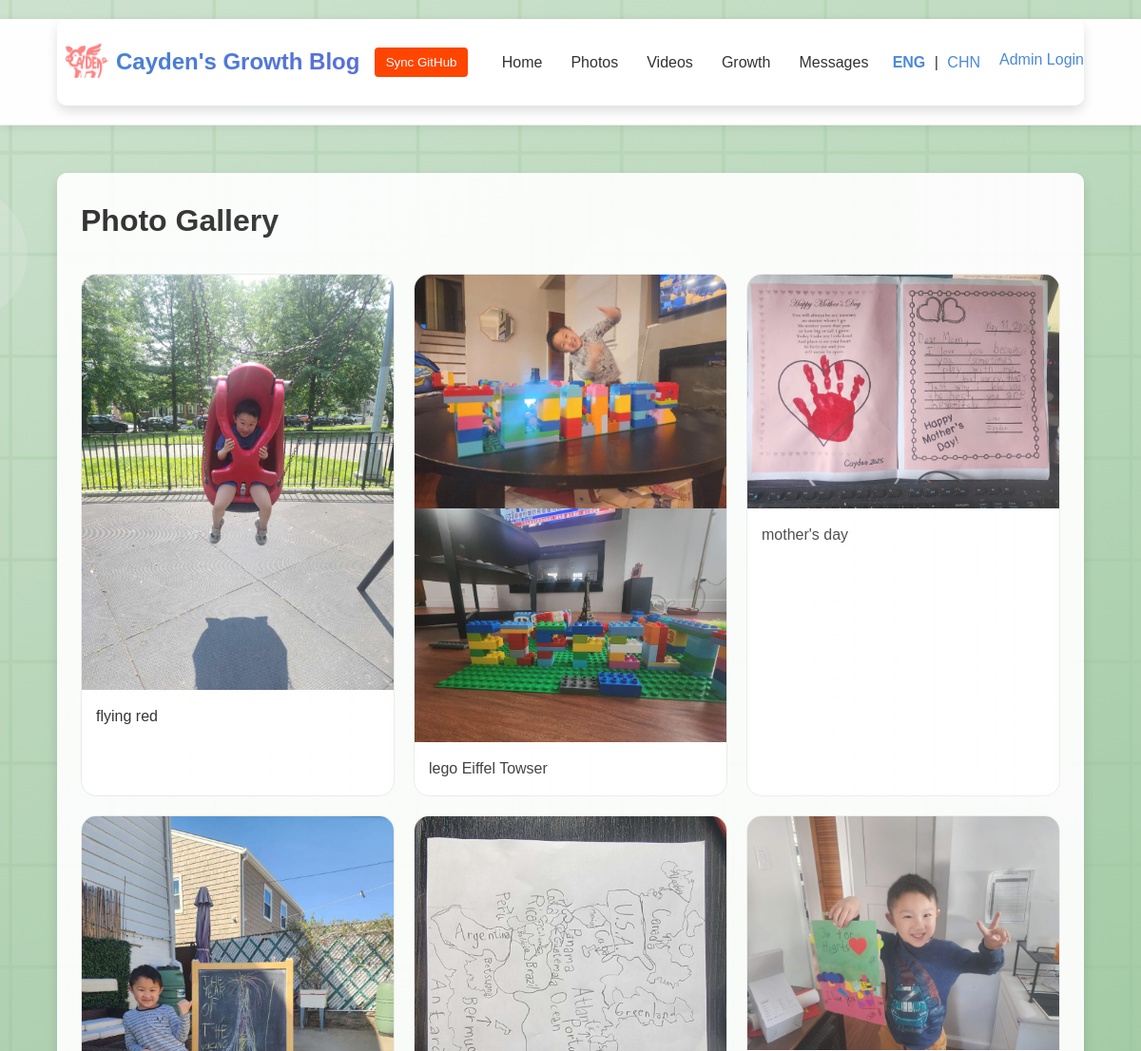
The app's page /photos (upper part), older data.
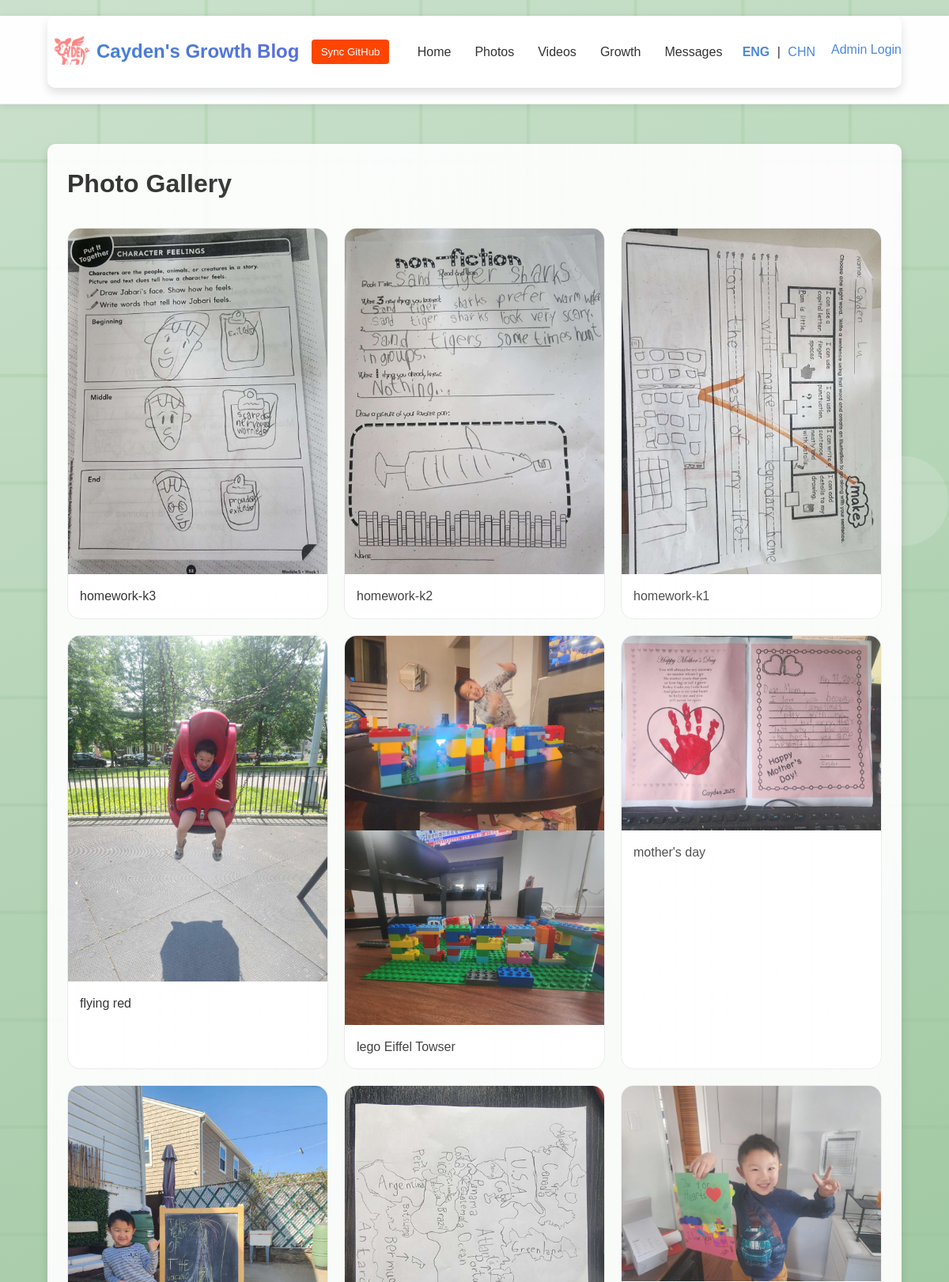
The same page, newer data.
### tables this page shows
CREATE TABLE photo (
    id INTEGER PRIMARY KEY AUTOINCREMENT,
    filename TEXT,
    description TEXT,
    uploaded_at DATETIME DEFAULT CURRENT_TIMESTAMP
);

### app.py (the view)
@app.route('/photos')
def photos():
    db = get_db()
    photos = db.execute('SELECT *, datetime(uploaded_at) as uploaded_at FROM photo ORDER BY uploaded_at DESC').fetchall()
    response = make_response(render_template('photos.html', photos=photos))
    response.headers['Cache-Control'] = 'no-store, no-cache, must-revalidate, max-age=0'
    response.headers['Pragma'] = 'no-cache'
    response.headers['Expires'] = '0'
    return response

### app.py (called while the page is built)
@app.template_filter('datetimeformat')
def datetimeformat(value, format='%Y-%m-%d'):
    if isinstance(value, str):
        try:
            dt = datetime.datetime.strptime(value, '%Y-%m-%d %H:%M:%S')
            return dt.strftime(format)
        except ValueError:
            return value
    return value

def get_db():
    if 'db' not in g:
        g.db = sqlite3.connect(app.config['DATABASE'])
        g.db.row_factory = sqlite3.Row
    return g.db

### templates/photos.html (shortened to what this page needs)
{% extends "base.html" %}
{% block body_class %}photos-page{% endblock %}
{% block extra_css %}
<link rel="stylesheet" href="{{ url_for('static', filename='css/lightbox.css') }}">
{% endblock %}
{% block content %}
<div class="photos-container">
    <h1>{{ _('Photo Gallery') }}</h1>
    <div class="photo-grid">
        {% if photos %}
            {% for photo in photos %}
            <div class="photo-card">
                <div class="photo-image" data-photo-id="{{ photo.id }}">
                    <img src="{{ url_for('uploaded_file', filename=photo.filename) }}?v={{ photo.uploaded_at|datetimeformat('%Y%m%d%H%M%S') }}" data-full-img="{{ url_for('uploaded_file', filename=photo.filename) }}?v={{ photo.uploaded_at|datetimeformat('%Y%m%d%H%M%S') }}">
                </div>
                <div class="photo-description" {% if session.get('admin_logged_in') %}contenteditable="true" data-photo-id="{{ photo.id }}"{% endif %}>
                    {{ photo.description }}
                </div>
            </div>
            {% endfor %}
        {% else %}
            <p class="no-content">{{ _('No photos uploaded yet.') }}</p>
        {% endif %}
    </div>
</div>
{% endblock %}

### templates/base.html (shortened to what this page needs)
<!DOCTYPE html>
<html lang="{{ session.get('locale', 'en') }}">
<head>
    <link rel="stylesheet" href="{{ url_for('static', filename='css/style.css') }}">
    <link rel="stylesheet" href="{{ url_for('static', filename='css/backgrounds.css') }}">
    <link rel="stylesheet" href="{{ url_for('static', filename='css/animations.css') }}">
    {% block extra_css %}{% endblock %}
</head>
<body class="{% block body_class %}{% endblock %} fade-in">
    <header>
        <div class="container">
            <div class="logo">
                <img src="{{ url_for('static', filename='images/backgrounds/logo.png') }}" alt="Logo" class="site-logo float-animation">
                <a href="{{ url_for('index') }}" class="gradient-text">{{ _('Cayden\'s Growth Blog') }}</a>
            </div>
            <button id="sync-github-btn" style="display: inline-block !important; background-color: #ff4500; color: white; padding: 8px 12px; border: none; border-radius: 4px; margin: 0 5px; cursor: pointer;">{{ _('Sync GitHub') }}</button>
            <nav>
                <ul>
                    <li><a href="{{ url_for('index') }}">{{ _('Home') }}</a></li>
                    <li><a href="{{ url_for('photos') }}">{{ _('Photos') }}</a></li>
                    <li><a href="{{ url_for('videos') }}">{{ _('Videos') }}</a></li>
                    <li><a href="{{ url_for('growth') }}">{{ _('Growth') }}</a></li>
                    <li><a href="{{ url_for('messages') }}">{{ _('Messages') }}</a></li>
                </ul>
            </nav>
            <div class="user-controls">
                <div class="language-toggle">
                    <a href="{{ url_for('set_language', language='en') }}" class="{% if session.get('locale', 'en') == 'en' %}active{% endif %}">ENG</a>
                    <span>|</span>
                    <a href="{{ url_for('set_language', language='zh') }}" class="{% if session.get('locale') == 'zh' %}active{% endif %}">CHN</a>
                </div>
                <div class="admin-controls">
                    {% if session.get('admin_logged_in') %}
                        <a href="{{ url_for('admin') }}">{{ _('Admin') }}</a>
                        <span>|</span>
                        <a href="{{ url_for('logout') }}">{{ _('Logout') }}</a>
                    {% else %}
                        <a href="{{ url_for('login') }}">{{ _('Admin Login') }}</a>
                    {% endif %}
                </div>
            </div>
        </div>
    </header>
    <main>
        <div class="container shine-effect">
            {% block content %}{% endblock %}
        </div>
    </main>
</body>
</html>

### static/css/style.css (style rules this page uses)
* { margin: 0; padding: 0; box-sizing: border-box; }
body { font-family: 'Poppins', sans-serif; line-height: 1.6; color: #333; background-color: #f9f9f9; background-image: linear-gradient(to bottom, #f9f9f9, #f0f2f5); transition: all 0.3s ease; }
.container { width: 90%; max-width: 1200px; margin: 0 auto; padding: 0 15px; }
a { color: #4a89dc; text-decoration: none; }
header { background-color: rgba(255, 255, 255, 0.95); box-shadow: 0 4px 12px rgba(0, 0, 0, 0.08); position: sticky; top: 0; z-index: 1000; backdrop-filter: blur(10px); -webkit-backdrop-filter: blur(10px); border-bottom: 1px solid rgba(230, 230, 230, 0.7); }
header .container { display: flex; justify-content: space-between; align-items: center; padding: 15px 0; }
.logo { display: flex; align-items: center; }
.site-logo { height: 60px; width: auto; margin-right: 2px; }
.logo a { font-size: 1.5rem; font-weight: bold; color: #333; text-decoration: none; background: linear-gradient(45deg, #4a89dc, #5e72e4); -webkit-background-clip: text; -webkit-text-fill-color: transparent; text-shadow: 0 1px 2px rgba(0, 0, 0, 0.05); }
nav ul { display: flex; list-style: none; margin: 0; padding: 0; }
nav ul li { margin: 0 10px; display: block !important; }
nav ul li a, nav ul li button { display: block !important; padding: 10px 15px; color: #333; text-decoration: none; font-weight: 500; transition: all 0.3s ease; }
nav ul li { margin-left: 20px; }
nav ul li a { color: #333; font-weight: 500; position: relative; padding: 5px 0; transition: all 0.3s ease; }
nav ul li a:after { content: ''; position: absolute; width: 0; height: 2px; bottom: 0; left: 0; background-color: #4a89dc; transition: width 0.3s ease; }
.user-controls { display: flex; align-items: center; }
.language-toggle { margin-right: 15px; }
.language-toggle a { padding: 5px; }
.language-toggle a.active { font-weight: bold; color: #4a89dc; }
main { padding: 30px 0; min-height: calc(100vh - 150px); }
h1, h2, h3 { margin-bottom: 20px; color: #333; }
.photo-grid { display: grid; grid-template-columns: repeat(auto-fill, minmax(250px, 1fr)); gap: 20px; margin-top: 30px; }
.photo-card { background-color: var(--card-bg); border-radius: 16px; box-shadow: var(--shadow-md); overflow: hidden; transition: var(--transition); border: 1px solid var(--border-color); position: relative; }
.photo-card::after { content: ''; position: absolute; bottom: 0; left: 0; width: 100%; height: 5px; background: var(--primary-gradient); transform: scaleX(0); transform-origin: right; transition: transform 0.5s ease; }
.photo-image img { width: 100%; height: auto; display: block; }
.photo-description { padding: 15px; }
.admin-controls { margin-top: 15px; margin-bottom: 20px; }

### static/css/backgrounds.css (style rules this page uses)
body { background-color: #f9f9f9; background-image: url('../images/backgrounds/pattern.png'); background-repeat: repeat; background-attachment: fixed; transition: background-image 0.5s ease-in-out; }
body.photos-page { background-image: linear-gradient(rgba(0, 0, 0, 0.05), rgba(0, 0, 0, 0.1)), url('../images/backgrounds/photos-bg.svg'); background-size: cover; background-position: center; background-attachment: fixed; animation: subtle-move 20s infinite alternate; }
.container { background-color: rgba(255, 255, 255, 0.92); border-radius: 10px; padding: 25px; margin-top: 20px; margin-bottom: 20px; box-shadow: 0 6px 12px rgba(0, 0, 0, 0.12); transition: all 0.3s ease; }
header, footer { background-color: rgba(255, 255, 255, 0.97); backdrop-filter: blur(5px); -webkit-backdrop-filter: blur(5px); box-shadow: 0 2px 10px rgba(0, 0, 0, 0.08); transition: all 0.3s ease; }
.update-card, .photo-card, .video-card { transition: all 0.4s ease; border: 1px solid #eaeaea; background-color: rgba(255, 255, 255, 0.95); backdrop-filter: blur(3px); -webkit-backdrop-filter: blur(3px); }

### static/css/animations.css (style rules this page uses)
.fade-in { animation: fadeIn 0.8s ease-out forwards; }
.shine-effect { position: relative; overflow: hidden; }
.shine-effect::after { content: ''; position: absolute; top: 0; left: 0; width: 100%; height: 100%; background: linear-gradient(90deg, transparent, rgba(255, 255, 255, 0.2), transparent); background-size: 200% 100%; animation: shine 3s infinite linear; pointer-events: none; }
.gradient-text { background: linear-gradient(45deg, #4a89dc, #5e72e4); -webkit-background-clip: text; -webkit-text-fill-color: transparent; background-size: 200% 200%; animation: gradient-shift 5s ease infinite; }
.float-animation { animation: float 3s ease-in-out infinite; }

Row changes from the older to the newer data that the page shows:
added photo: filename+uploaded_at (picture), description "homework-k3"
added photo: filename+uploaded_at (picture), description "homework-k2"
added photo: filename+uploaded_at (picture), description "homework-k1"
